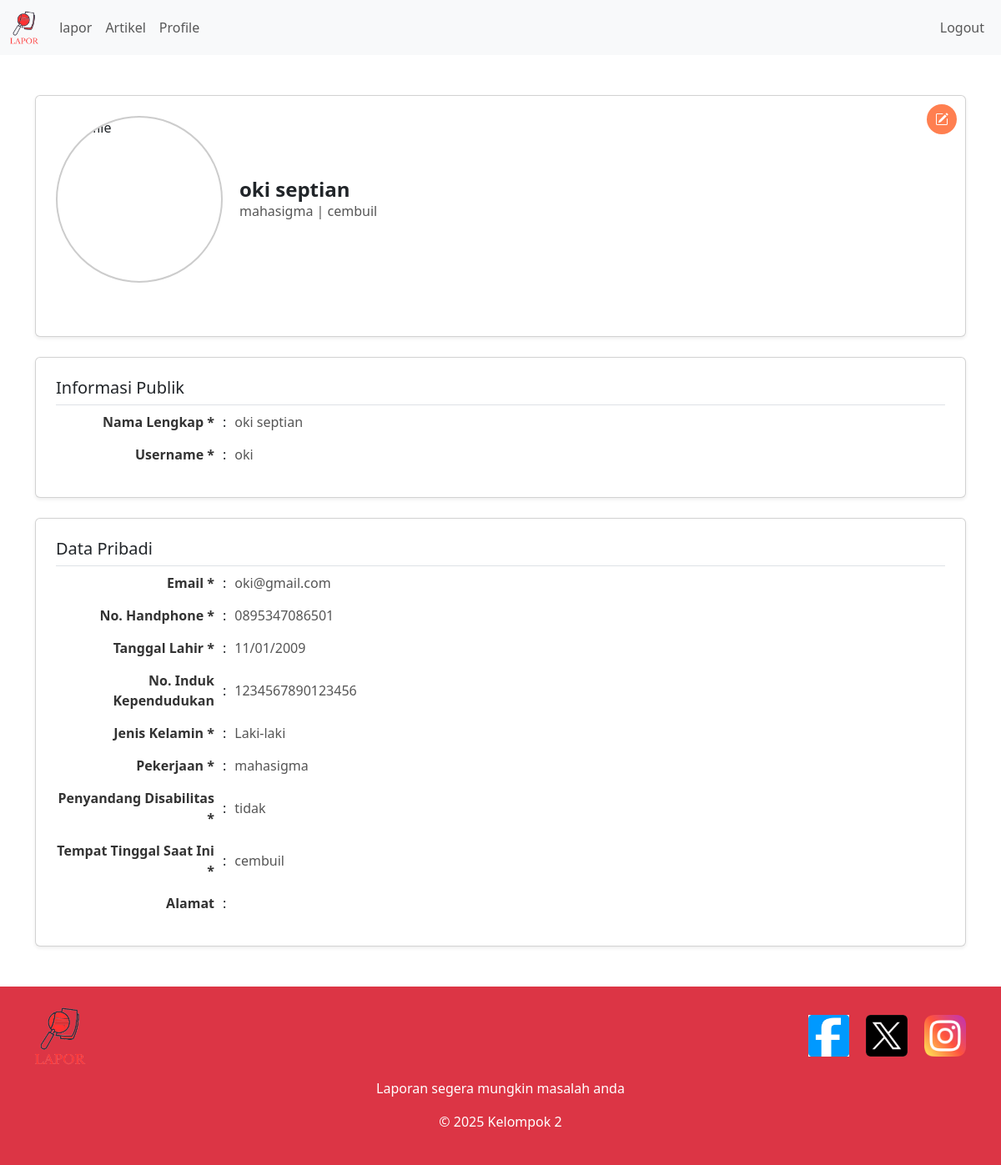
The app's page /page/profile.php (signed in) with its own data.
### tables this page shows
CREATE TABLE `users` (
  `id_user` int(11) NOT NULL,
  `username` varchar(50) NOT NULL,
  `email` varchar(100) NOT NULL,
  `nik` varchar(16) NOT NULL,
  `nama_lengkap` varchar(100) DEFAULT NULL,
  `tempat_tinggal` varchar(100) DEFAULT NULL,
  `no_telp` varchar(15) DEFAULT NULL,
  `penyandang_disabilitas` enum('ya','tidak') DEFAULT NULL,
  `jenis_kelamin` enum('Laki-laki','Perempuan') DEFAULT NULL,
  `pekerjaan` varchar(50) DEFAULT NULL,
  `tanggal_lahir` date DEFAULT NULL,
  `password` varchar(255) NOT NULL,
  `dibuat_kapan` datetime DEFAULT current_timestamp(),
  `alamat` text DEFAULT NULL,
  `role_id` int(11) DEFAULT NULL
);

### page/profile.php (the view, shortened to what this page needs)
<?php
require_once 'koneksi.php';
$id_user = $_SESSION['id_user'];
$sql = "SELECT * FROM users WHERE id_user = ?";
if ($stmt = $conn->prepare($sql)) {
    $stmt->bind_param("i", $id_user);
    $stmt->execute();
    $result = $stmt->get_result();
    if ($result->num_rows > 0) {
        $user = $result->fetch_assoc();
    } else {
        echo "Pengguna tidak ditemukan.";
        exit();
    }
}
?>
<!DOCTYPE html>
<html lang="en">
<head>
    <link href="https://cdn.jsdelivr.net/npm/bootstrap@5.3.0-alpha3/dist/css/bootstrap.min.css" rel="stylesheet">
    <link rel="stylesheet" href="page/css/profile.css">
    <link href="https://cdn.jsdelivr.net/npm/bootstrap-icons/font/bootstrap-icons.css" rel="stylesheet">
</head>
<body>
    <?php include 'page/component/navbar.php'; ?>
    <div class="container mt-5">
        <div class="card p-4 mb-4 shadow-sm">
            <button class="edit-btn" title="Edit" data-bs-toggle="modal" data-bs-target="#editProfileModal">
                <i class="bi bi-pencil-square"></i>
            </button>
            <div class="profile-header">
                <img src="/LaporWeb/page/img/profile.png" alt="Profile" class="profile-img">
                <div class="profile-name">
                    <h3><?= $user['nama_lengkap'] ?></h3>
                    <p><?= $user['pekerjaan'] ?> | <?= $user['tempat_tinggal'] ?></p>
                </div>
            </div>
        </div>
        <div class="card p-4 mb-4 shadow-sm">
            <h5 class="card-title border-bottom pb-2">Informasi Publik</h5>
            <div class="data-row">
                <span>Nama Lengkap *</span>
                <span class="separator">:</span>
                <span><?= $user['nama_lengkap'] ?></span>
            </div>
            <div class="data-row">
                <span>Username *</span>
                <span class="separator">:</span>
                <span><?= $user['username'] ?></span>
            </div>
        </div>
        <div class="card p-4 shadow-sm">
            <h5 class="card-title border-bottom pb-2">Data Pribadi</h5>
            <div class="data-row">
                <span>Email *</span>
                <span class="separator">:</span>
                <span><?= $user['email'] ?></span>
            </div>
            <div class="data-row">
                <span>No. Handphone *</span>
                <span class="separator">:</span>
                <span><?= $user['no_telp'] ?></span>
            </div>
            <div class="data-row">
                <span>Tanggal Lahir *</span>
                <span class="separator">:</span>
                <span><?= date('d/m/Y', strtotime($user['tanggal_lahir'])) ?></span>
            </div>
            <div class="data-row">
                <span>No. Induk Kependudukan</span>
                <span class="separator">:</span>
                <span><?= $user['nik'] ?></span>
            </div>
            <div class="data-row">
                <span>Jenis Kelamin *</span>
                <span class="separator">:</span>
                <span><?= $user['jenis_kelamin'] ?></span>
            </div>
            <div class="data-row">
                <span>Pekerjaan *</span>
                <span class="separator">:</span>
                <span><?= $user['pekerjaan'] ?></span>
            </div>
            <div class="data-row">
                <span>Penyandang Disabilitas *</span>
                <span class="separator">:</span>
                <span><?= $user['penyandang_disabilitas'] ?></span>
            </div>
            <div class="data-row">
                <span>Tempat Tinggal Saat Ini *</span>
                <span class="separator">:</span>
                <span><?= $user['tempat_tinggal'] ?></span>
            </div>
            <div class="data-row">
                <span>Alamat</span>
                <span class="separator">:</span>
            </div>
        </div>
    </div>
    <?php include 'page/component/footer.php'; ?>
</body>
</html>

### page/css/profile.css (style rules this page uses)
.profile-header { display: flex; align-items: center; margin-bottom: 40px; }
.profile-img { width: 200px; height: 200px; border-radius: 50%; object-fit: cover; border: 2px solid #ccc; margin-right: 20px; }
.profile-name h3 { margin: 0; font-size: 24px; font-weight: bold; }
.profile-name p { margin: 0; font-size: 16px; color: #555; }
.card .edit-btn { position: absolute; top: 10px; right: 10px; background-color: #ff7f50; color: white; border: none; border-radius: 50%; width: 36px; height: 36px; display: flex; align-items: center; justify-content: center; cursor: pointer; transition: background-color 0.3s ease; }
.card { position: relative; }
.data-row { display: flex; justify-content: flex-start; align-items: center; margin-bottom: 15px; }
.data-row span:first-child { width: 200px; font-weight: bold; color: #333; text-align: right; padding-right: 10px; }
.data-row span.separator { padding-right: 10px; }
.data-row span:last-child { flex: 1; text-align: left; color: #555; }

### records on screen
users: nama_lengkap "oki septian", pekerjaan "mahasigma", tempat_tinggal "cembuil", username "oki", email "oki@gmail.com", no_telp "0895347086501", tanggal_lahir "11/01/2009", nik "1234567890123456", jenis_kelamin "Laki-laki", penyandang_disabilitas "tidak"
